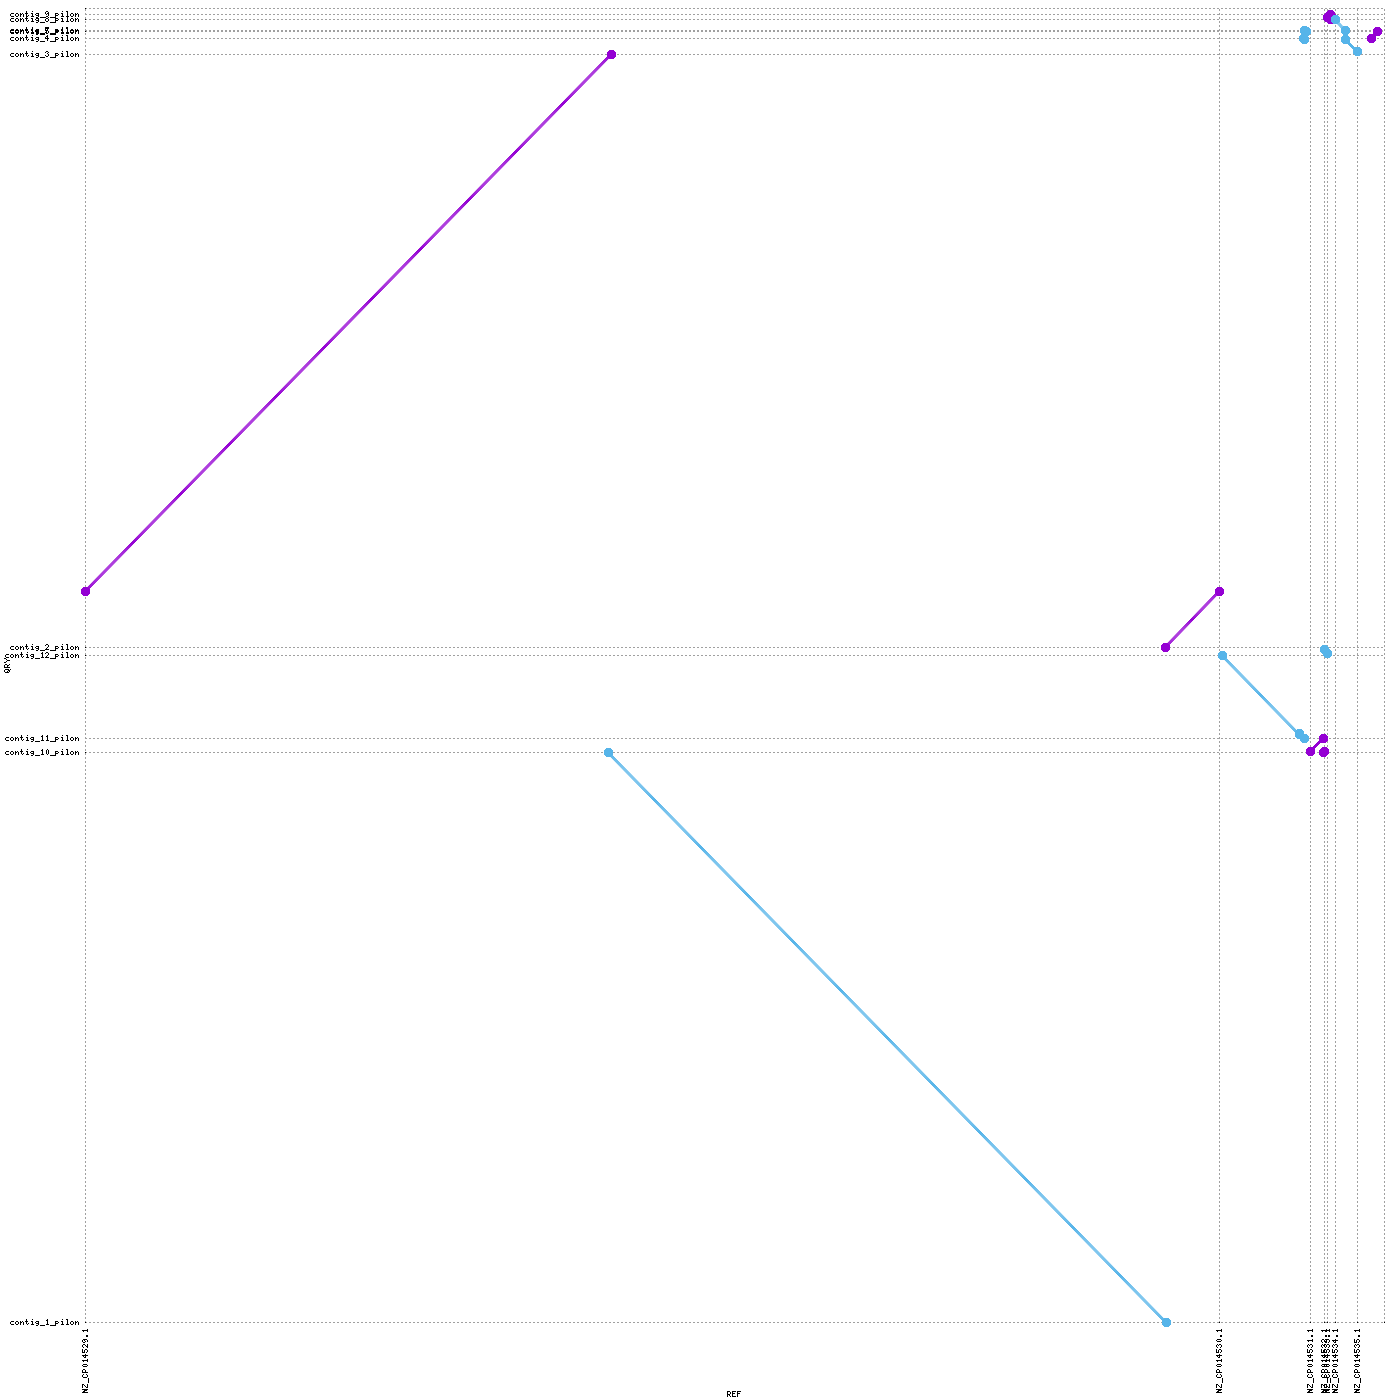

This chart was generated by the following gnuplot code:
set terminal png tiny size 1400,1400
set output "/home/dich3309/rnaseq-tnseq-enterococcus-analysis/analyses/03_assembly_evaluation/mummer/flye_pacbio_pilon/flye_pacbio_pilon_plot.png"
set xtics rotate ( \
 "NZ_CP014529.1" 1.0, \
 "NZ_CP014530.1" 2765010.0, \
 "NZ_CP014531.1" 2988697.0, \
 "NZ_CP014532.1" 3021119.0, \
 "NZ_CP014533.1" 3030428.0, \
 "NZ_CP014534.1" 3047681.0, \
 "NZ_CP014535.1" 3102847.0, \
 "" 3168410 \
)
set ytics ( \
 "contig_1_pilon" 1.0, \
 "contig_10_pilon" 1362979.0, \
 "contig_11_pilon" 1395402.0, \
 "contig_12_pilon" 1594787.0, \
 "contig_2_pilon" 1613982.0, \
 "contig_3_pilon" 3029023.0, \
 "contig_4_pilon" 3067656.0, \
 "contig_5_pilon" 3083655.0, \
 "contig_7_pilon" 3087296.0, \
 "contig_8_pilon" 3114471.0, \
 "contig_9_pilon" 3125234.0, \
 "" 3139688 \
)
set size 1,1
set grid
unset key
set border 0
set tics scale 0
set xlabel "REF"
set ylabel "QRY"
set format "%.0f"
set mouse format "%.0f"
set mouse mouseformat "[%.0f, %.0f]"
set xrange [1:3168410]
set yrange [1:3139688]
set style line 1  lt 1 lw 3 pt 6 ps 1
set style line 2  lt 3 lw 3 pt 6 ps 1
set style line 3  lt 2 lw 3 pt 6 ps 1
plot \
 "/home/dich3309/rnaseq-tnseq-enterococcus-analysis/analyses/03_assembly_evaluation/mummer/flye_pacbio_pilon/flye_pacbio_pilon_plot.fplot" title "FWD" w lp ls 1, \
 "/home/dich3309/rnaseq-tnseq-enterococcus-analysis/analyses/03_assembly_evaluation/mummer/flye_pacbio_pilon/flye_pacbio_pilon_plot.rplot" title "REV" w lp ls 2
